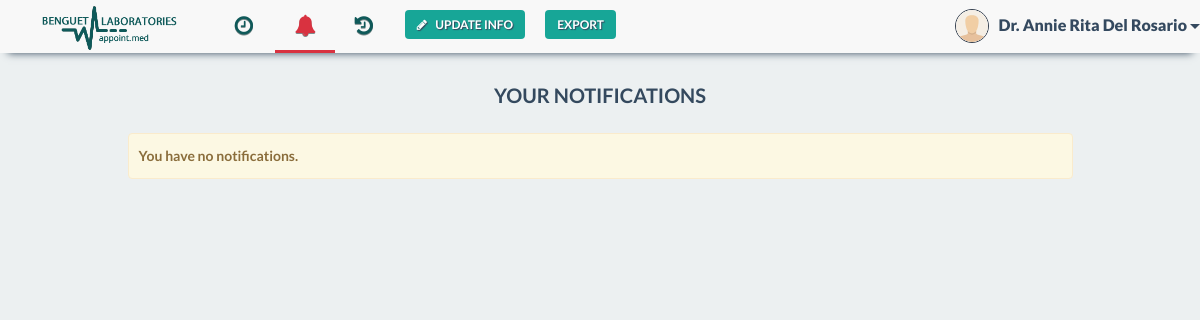
The page /doc_notifications.php (signed in) on the database as committed earlier.
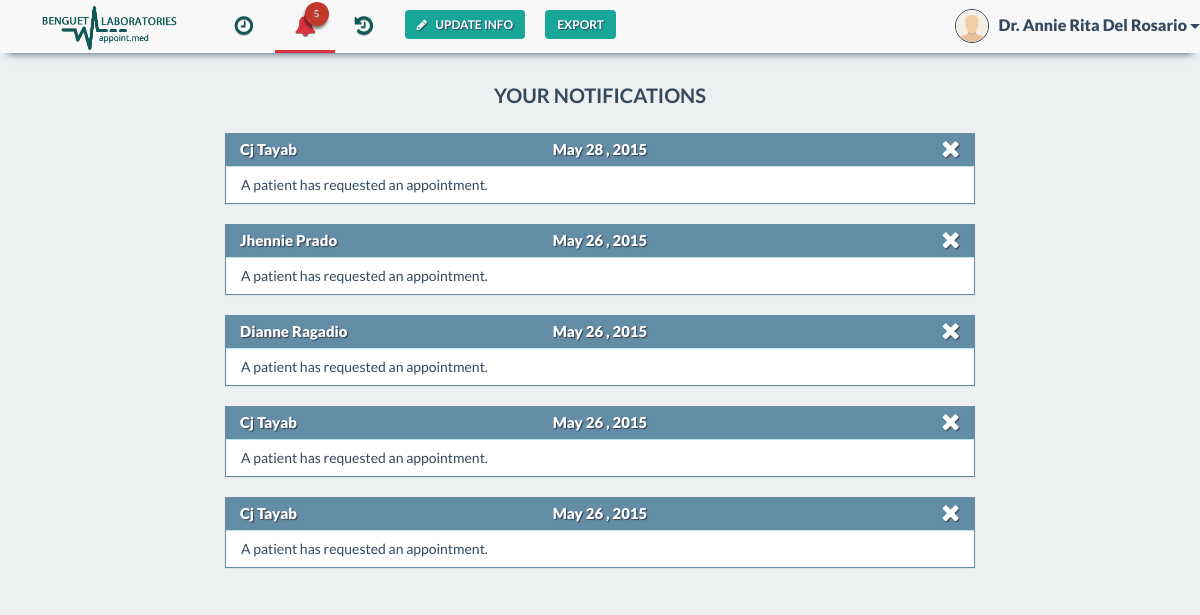
The same page on the database as committed later.
### tables this page shows
CREATE TABLE IF NOT EXISTS `notification` (
  `notification_id` int(11) NOT NULL AUTO_INCREMENT,
  `indicator` varchar(30) NOT NULL,
  `doctor_id` varchar(30) NOT NULL,
  `patient_id` varchar(30) NOT NULL,
  `legend_id` varchar(30) NOT NULL,
  `notification_date` date NOT NULL,
  `notification` text NOT NULL,
  PRIMARY KEY (`notification_id`),
  KEY `notif_id` (`legend_id`)
);

CREATE TABLE IF NOT EXISTS `patient` (
  `patient_id` varchar(30) NOT NULL,
  `patient_name` varchar(30) NOT NULL,
  `patient_contact` varchar(20) NOT NULL,
  `birthdate` date NOT NULL,
  `email` varchar(30) NOT NULL,
  `username` varchar(30) NOT NULL,
  `occupation` text,
  PRIMARY KEY (`patient_id`),
  KEY `username` (`username`)
);

### doc_notifications.php (the view, shortened to what the changed rows need)
<!DOCTYPE html>
<html lang="en">
        <?php
        include 'include/head.php';
        include 'connectdatabase.php';
        ?>
        <?php
        $username = $_SESSION['username'];
        $result = mysqli_query($con, "SELECT * FROM doctor WHERE username LIKE '$username'");
        $row = mysqli_fetch_array($result);
        $doctor_id = $row['doctor_id'];
        $n_result = mysqli_query($con, "SELECT * FROM notification WHERE doctor_id LIKE '$doctor_id' ORDER BY 6 DESC, 1 DESC");
        $date_today = date('Y-m-d');
        $count_result = mysqli_query($con, "SELECT COUNT(notification) AS count FROM notification WHERE doctor_id LIKE '$doctor_id' AND indicator = 'Patient'");
        $count_row = mysqli_fetch_array($count_result);
        $count_announcement = mysqli_query($con, "SELECT * FROM announcement WHERE start_publish <= '$date_today' AND end_publish >= '$date_today' AND (send_to = 'all' OR send_to = 'doctor')");
        $notif_count = $count_row['count'];
        $announcement_count = mysqli_num_rows($count_announcement);
        $notif_count2 = $notif_count + $announcement_count;
        ?>
    <body class="e4e8e9-bg">
        <div class="container">
            <?php
            include 'include/dc-nav-start.php';
            ?>
            <ul class="nav navbar-nav">
                <li class="active tooltip-bottom" data-tooltip="Notifications">
                    <a href="doc_notifications.php">
                        <i class="fa fa-bell fa-lg">
                            <?php
                            if ($notif_count2 == 0)
                                echo '<span class="badge hide">' . $notif_count2 . '</span>';
                            else
                                echo '<span class="badge">' . $notif_count2 . '</span>';
                            ?>
                        </i>Notifications
                    </a>
                </li>
                <?php
                include 'include/dc-nav-end.php';
                ?>
                <div class="container-fluid" id="notification">
                    <div class="row">
                        <div class="col-md-12">
                            <h1 class="text-center row-header">Your Notifications</h1>
                        </div>
                        <?php
                        if($notif_count2 >=1){
                            while ($n_row = mysqli_fetch_array($n_result)) {
                                if ($n_row['indicator'] == 'patient') {
                                    if ($n_row['doctor_id'] == $doctor_id) {
                                        $n_id = $n_row['legend_id'];
                                        $n_pid = $n_row['patient_id'];
                                        $notif_date = date("F j , Y", strtotime($n_row["notification_date"]));
                                        $n_legend = mysqli_query($con, "SELECT * FROM notification_legend WHERE legend_id LIKE '$n_id'");
                                        $n_color = mysqli_fetch_array($n_legend);
                                        $n_patient = mysqli_query($con, "SELECT * FROM patient WHERE patient_id LIKE '$n_pid'");
                                        $n_name = mysqli_fetch_array($n_patient);
                                        if ($n_color['color'] == 'red') {
                                            echo "<div class='col-xs-12 col-md-8 col-md-offset-2'>
                                    <div class='panel panel-notif panel-danger'>
                                        <div class='panel-heading'><span class='hidden-xs hidden-sm'>" . $n_name['patient_name'] . '</span>' . $notif_date . "
                                            <a href=\"close_notif_doc.php?nid=$n_row[notification_id]&desc=$n_row[notification]\" title=\"Close\"><i class='fa fa-remove delete-btn x-btn'></i></a>
                                        </div>
                                        <div class='panel-body'>
                                            " . $n_row['notification'] . "<span class=\"visible-xs visible-sm notif-name\">&mdash; " . $n_name['patient_name'] . "</span>
                                        </div>
                                    </div>
                                </div>";
                                        } else if ($n_color['color'] == 'blue') {
                                            echo "<div class='col-xs-12 col-md-8 col-md-offset-2'>
                                    <div class='panel panel-notif panel-info'>
                                        <div class='panel-heading'><span class='hidden-xs hidden-sm'>" . $n_name['patient_name'] . '</span>' . $notif_date . "
                                            <a href=\"close_notif_doc.php?nid=$n_row[notification_id]&desc=$n_row[notification]\" title='Close'><i class='fa fa-remove delete-btn x-btn'></i></a>
                                        </div>
                                        <div class='panel-body'>
                                            " . $n_row['notification'] . '<span class="visible-xs visible-sm notif-name">&mdash; ' . $n_name['patient_name'] . "</span>
                                        </div>
                                    </div>
                                </div>";
                                        }
                                    }
                                }
                            }
                        }else{
                            echo '<div class="col-xs-12 col-md-10 col-md-offset-1">
                            <div class="alert alert-warning" role="alert">
                            <strong>You have no notifications.</strong></div>
                            </div>';
                        }
                        ?>
                    </div>
                </div>
        </div>
    </body>
</html>

Rows that differ between the two databases and show on the page:
added notification: patient.patient_name "Cj Tayab", notification_date "May 28 , 2015", notification "A patient has requested an appointment."
added notification: patient.patient_name "Jhennie Prado", notification_date "May 26 , 2015", notification "A patient has requested an appointment."
added notification: patient.patient_name "Dianne Ragadio", notification_date "May 26 , 2015", notification "A patient has requested an appointment."
added notification: patient.patient_name "Cj Tayab", notification_date "May 26 , 2015", notification "A patient has requested an appointment."
added notification: patient.patient_name "Cj Tayab", notification_date "May 26 , 2015", notification "A patient has requested an appointment."
Other text that changed with them:
$notif_count2: (not shown) → "5"
text no longer shown: "You have no notifications."
